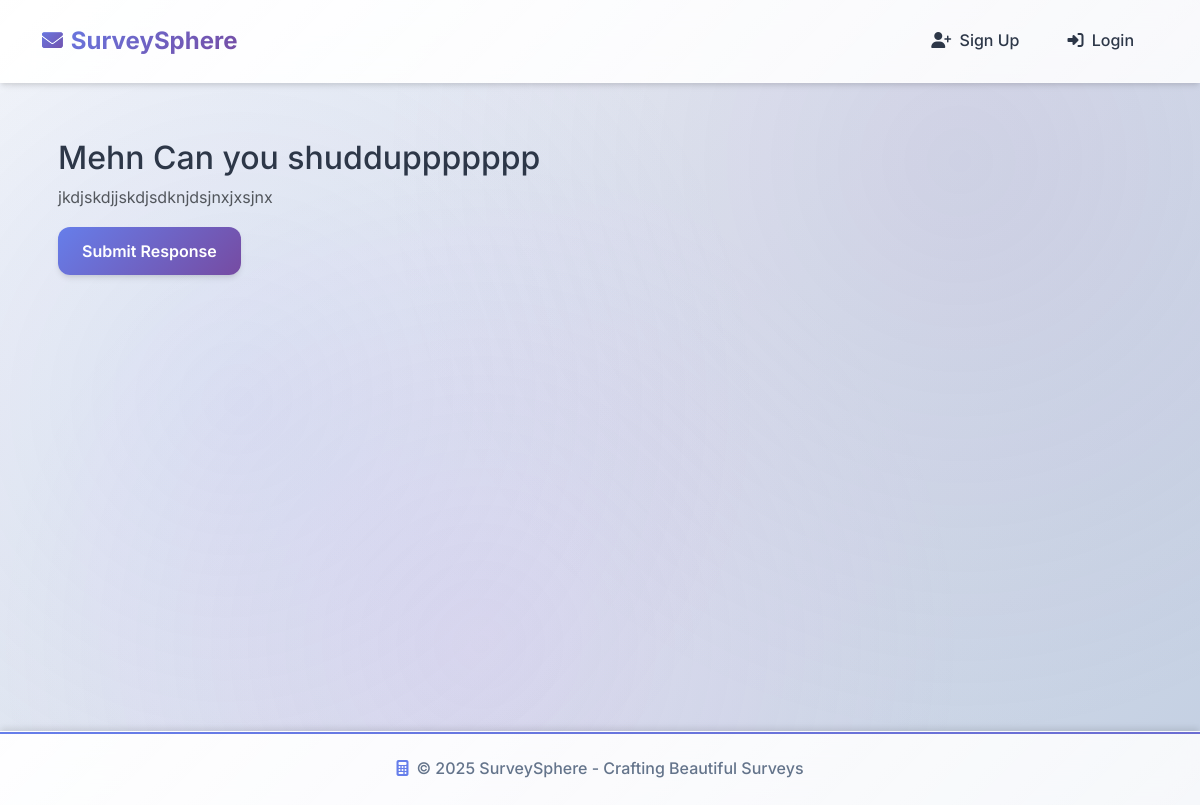
The page /surveys/survey/1/ on the database as committed earlier.
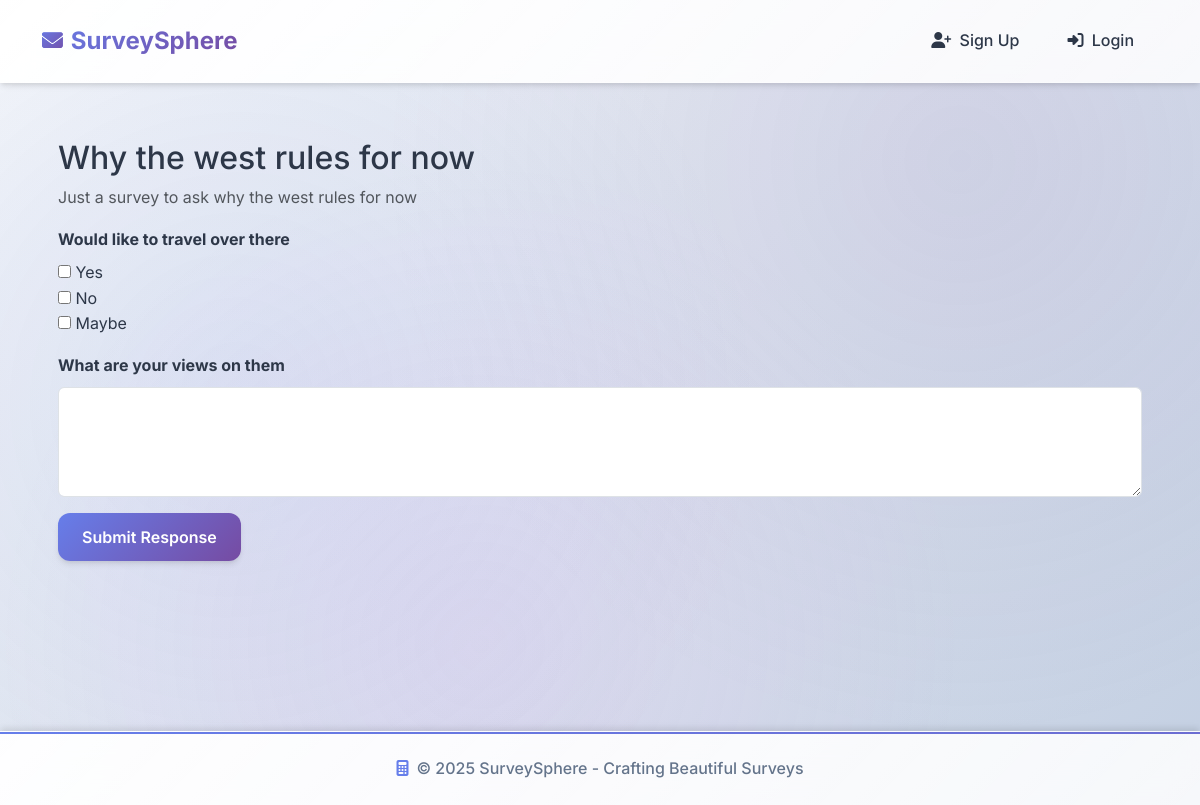
The same page on the database as committed later.
### surveys/models.py (models this page shows, shortened)
class Survey(models.Model):
    title = models.CharField(max_length=200)
    description = models.TextField(blank=True)
    created_at = models.DateTimeField(auto_now_add=True)
    updated_at = models.DateTimeField(auto_now=True)
    is_active = models.BooleanField(default=True)
    created_by = models.ForeignKey(CustomUser, on_delete=models.CASCADE, related_name="surveys")
    class Meta:
        ordering = ['-created_at']
        verbose_name = "Survey"
        verbose_name_plural = "Surveys"

class Question(models.Model):
    QUESTION_TYPES = (
        ('text', 'Text Input'),
        ('textarea', 'Long Text'),
        ('radio', 'Single Choice'),
        ('checkbox', 'Multiple Choice'),
        ('rating', 'Rating Scale'),
        ('email', 'Email'),
        ('number', 'Number'),
    )
    survey = models.ForeignKey(Survey, on_delete=models.CASCADE, related_name="questions")
    text = models.CharField(max_length=500)  # Increased for longer questions
    question_type = models.CharField(max_length=20, choices=QUESTION_TYPES, default='text')
    is_required = models.BooleanField(default=False)
    order = models.PositiveIntegerField(default=0)  # For question ordering
    help_text = models.CharField(max_length=200, blank=True)
    class Meta:
        ordering = ['order', 'id']
        unique_together = ['survey', 'order']

### surveys/views.py (the view)
# urls.py: path("survey/<int:survey_id>/", views.survey_detail, name="survey_detail"),
def survey_detail(request, survey_id):
    survey = get_object_or_404(Survey, id=survey_id, is_active=True)
    if request.method == 'POST':
        form = SurveyResponseForm(survey, request.POST)
        if form.is_valid():
            form.save(request)
            messages.success(request, 'Thank you! Your survey response has been submitted.')
            return redirect('surveys:survey_success')
        else:
            messages.error(request, 'Please correct the errors below.')
    else:
        form = SurveyResponseForm(survey)
    return render(request, 'surveys/survey_details.html', {
        'survey': survey,
        'form': form
    })

### surveys/templates/surveys/survey_details.html (shortened to what this page needs)
{% extends "surveys/base.html" %}
{% block content %}
<div class="container mt-4">
    <h2>{{ survey.title }}</h2>
    <p class="text-muted">{{ survey.description }}</p>
    <form method="post">
        {% for field in form %}
            <div class="mb-3">
                <label class="form-label"><strong>{{ field.label }}</strong></label>
                <div>
                    {{ field }}
                </div>
            </div>
        {% endfor %}
        <button type="submit" class="btn btn-primary">
            Submit Response
        </button>
    </form>
</div>
{% endblock %}

Rows that differ between the two databases and show on the page:
changed Survey: title "Mehn Can you shudduppppppp" → "Why the west rules for now"; description "jkdjskdjjskdjsdknjdsjnxjxsjnx" → "Just a survey to ask why the west rules for now"
added Question: label "Would like to travel over there"
added Question: label "What are your views on them"
Other text that changed with them:
new list line: "☐ ☐ ☐ Yes No Maybe"
